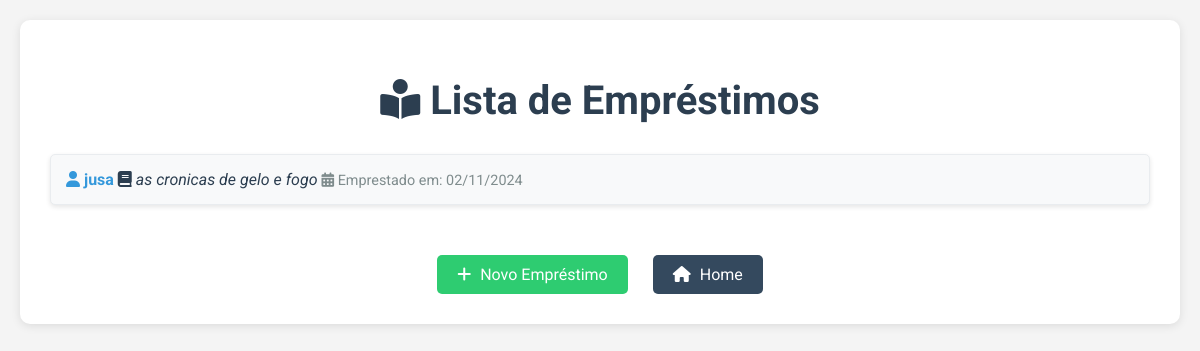
The page /emprestimos/ on the database as committed earlier.
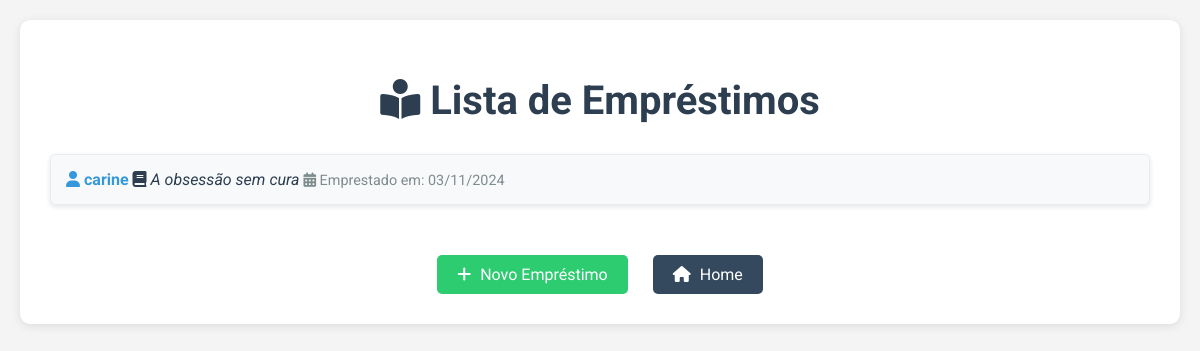
The same page on the database as committed later.
### livros/models.py (models this page shows, shortened)
class Emprestimo(models.Model):
    livro = models.ForeignKey(Livro, on_delete=models.CASCADE)
    usuario = models.ForeignKey(Usuario, on_delete=models.CASCADE)
    data_emprestimo = models.DateField(auto_now_add=True)
    data_prevista_devolucao = models.DateField(null=False, blank=False)
    data_devolucao = models.DateField(null=True, blank=True)
    renovacoes = models.IntegerField(default=0)

class Usuario(models.Model):
    nome = models.CharField(max_length=100, null=False, blank=False)
    tipo = models.CharField(max_length=50, choices=[('membro', 'Membro')], default='membro')

class Livro(models.Model):
    titulo = models.CharField(max_length=200, null=False, blank=False)
    autor = models.CharField(max_length=100, null=False, blank=False)
    disponivel = models.BooleanField(default=True)

### livros/views.py (the view, shortened to what this page needs)
# urls.py: path('emprestimos/', EmprestimoListView.as_view(), name='emprestimo_list'),
class EmprestimoListView(ListView):
    model = Emprestimo
    template_name = 'livros/emprestimo_list.html'

### livros/templates/livros/emprestimo_list.html (shortened to what this page needs)
<!DOCTYPE html>
<html lang="pt-BR">
<head>
    {% load static %}
    <link rel="stylesheet" type="text/css" href="{% static 'style4.css' %}">
    <link rel="stylesheet" href="https://cdnjs.cloudflare.com/ajax/libs/font-awesome/6.0.0/css/all.min.css">
</head>
<body>
    <div class="container">
        <h1><i class="fas fa-book-reader"></i> Lista de Empréstimos</h1>
        {% if object_list %}
            <ul class="emprestimo-list">
                {% for emprestimo in object_list %}
                    <li class="emprestimo-item">
                        <div class="emprestimo-info">
                            <span class="emprestimo-usuario"><i class="fas fa-user"></i> {{ emprestimo.usuario.nome }}</span>
                            <span class="emprestimo-livro"><i class="fas fa-book"></i> {{ emprestimo.livro.titulo }}</span>
                            <span class="emprestimo-data"><i class="fas fa-calendar-alt"></i> Emprestado em: {{ emprestimo.data_emprestimo|date:"d/m/Y" }}</span>
                        </div>
                    </li>
                {% endfor %}
            </ul>
        {% else %}
            <div class="empty-state">
                <i class="fas fa-book-open" style="font-size: 3rem; margin-bottom: 20px;"></i>
                <p>Nenhum empréstimo registrado ainda.</p>
            </div>
        {% endif %}
        <div class="bottom-actions">
            <a href="{% url 'emprestimo_create' %}" class="btn btn-new">
                <i class="fas fa-plus"></i> Novo Empréstimo
            </a>
            <a href="{% url 'index' %}" class="btn btn-home">
                <i class="fas fa-home"></i> Home
            </a>
        </div>
    </div>
</body>
</html>

Rows that differ between the two databases and show on the page:
removed Emprestimo: usuario.nome "jusa", livro.titulo "as cronicas de gelo e fogo", data_emprestimo "02/11/2024"
added Emprestimo: usuario.nome "carine", livro.titulo "A obsessão sem cura", data_emprestimo "03/11/2024"
